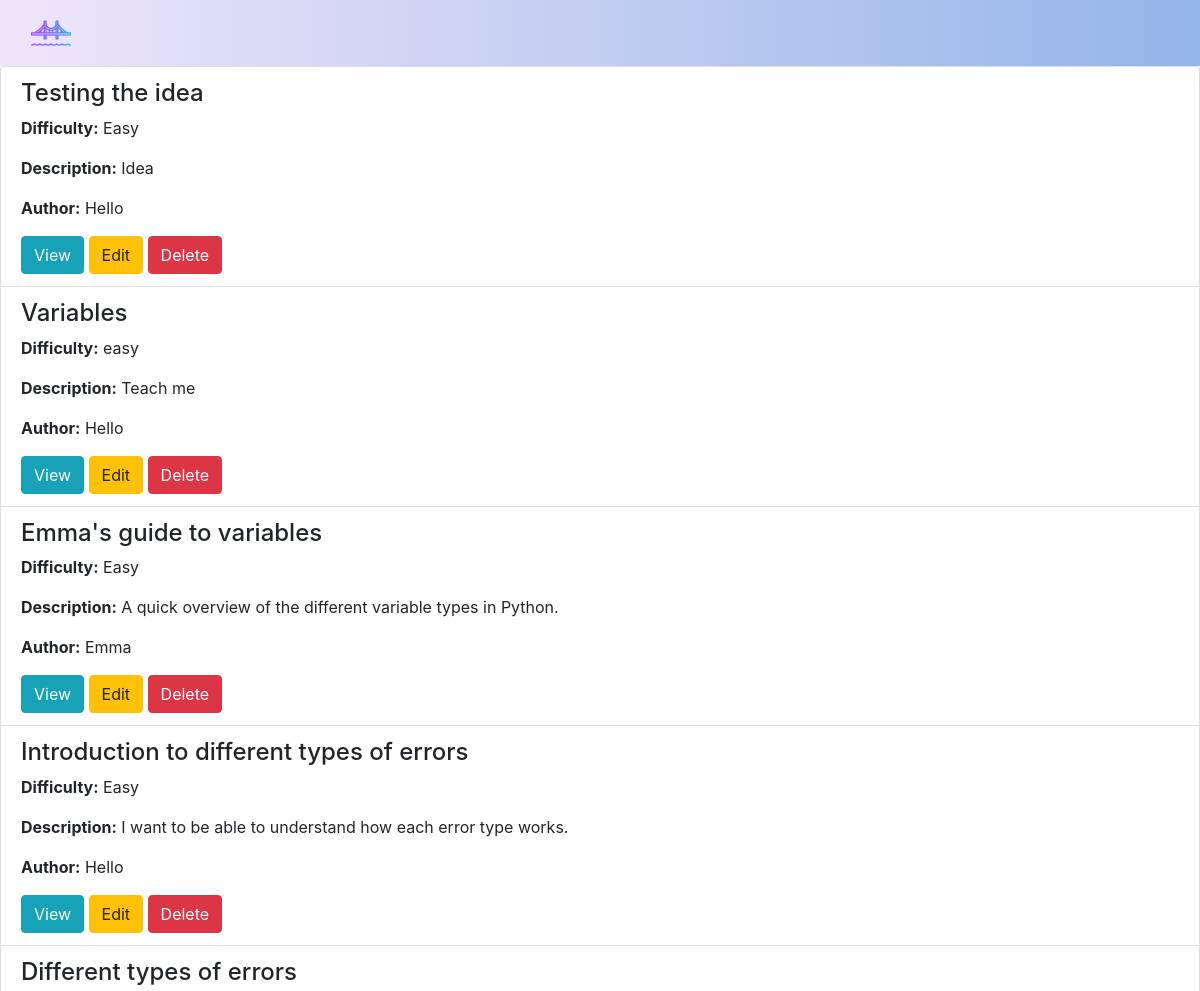
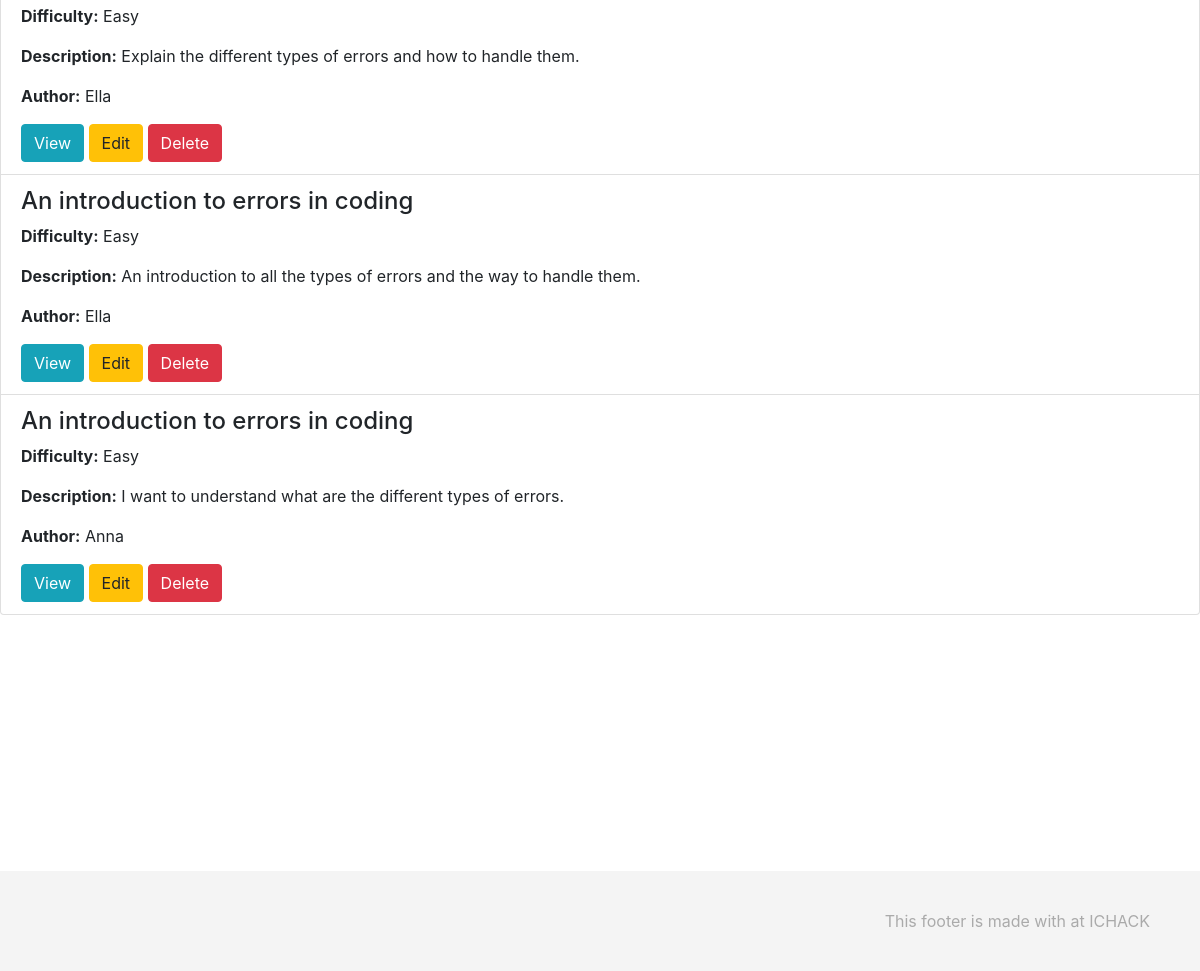
Screenshot of /courses with the database file from the repository (2 pictures, top to bottom).
### app/models.py (models this page shows, shortened)
class Course(db.Model):
    id = db.Column(db.Integer, primary_key=True)
    name = db.Column(db.String(100), nullable=False)
    difficulty_matrix = db.Column(db.String(100), nullable=False)
    description = db.Column(db.Text, nullable=False)
    content = db.Column(db.Text, nullable=False)
    questions = db.Column(db.Text, nullable=False)
    author_id = db.Column(db.Integer, db.ForeignKey('user.id'), nullable=False)
    author = db.relationship('User', back_populates='courses')

class User(UserMixin, db.Model):
    id = db.Column(db.Integer, primary_key=True)
    username = db.Column(db.String(150), unique=True, nullable=False)
    password_hash = db.Column(db.String(256), nullable=False)
    section_score = db.Column(db.Float, nullable=True)  # Stores scores, can be NULL
    key_interest = db.Column(db.String(255), nullable=True)  # Stores user interests
    courses = db.relationship('Course', back_populates='author', lazy=True)

### app/routes.py (the view)
@main.route('/courses')
def view_courses():
    courses = Course.query.all()
    return render_template('courses/view_courses.html', courses=courses)

### app/templates/courses/view_courses.html
{% extends "base.html" %}
{% block content %}
<ul class="list-group">
  {% for course in courses %}
      <li class="list-group-item">
          <h4>{{ course.name }}</h4>
          <p><strong>Difficulty:</strong> {{ course.difficulty_matrix }}</p>
          <p><strong>Description:</strong> {{ course.description }}</p>
          <p><strong>Author:</strong> {{ course.author.username }}</p>
          <a href="{{ url_for('main.view_course', id=course.id) }}" class="btn btn-info">View</a>
          <a href="{{ url_for('main.edit_course', id=course.id) }}" class="btn btn-warning">Edit</a>
          <form method="POST" action="{{ url_for('main.delete_course', id=course.id) }}" style="display:inline;">
              <button type="submit" class="btn btn-danger">Delete</button>
          </form>
      </li>
  {% endfor %}
</ul>
{% endblock %}

### rows the page displays
Course: name "Testing the idea", difficulty_matrix "Easy", description "Idea", author.username "Hello"
Course: name "Variables", difficulty_matrix "easy", description "Teach me", author.username "Hello"
Course: name "Emma's guide to variables", difficulty_matrix "Easy", description "A quick overview of the different variable types in Python.", author.username "Emma"
Course: name "Introduction to different types of errors", difficulty_matrix "Easy", description "I want to be able to understand how each error type works.", author.username "Hello"
Course: name "Different types of errors", difficulty_matrix "Easy", description "Explain the different types of errors and how to handle them.", author.username "Ella"
Course: name "An introduction to errors in coding", difficulty_matrix "Easy", description "An introduction to all the types of errors and the way to handle them.", author.username "Ella"
Course: name "An introduction to errors in coding", difficulty_matrix "Easy", description "I want to understand what are the different types of errors.", author.username "Anna"
